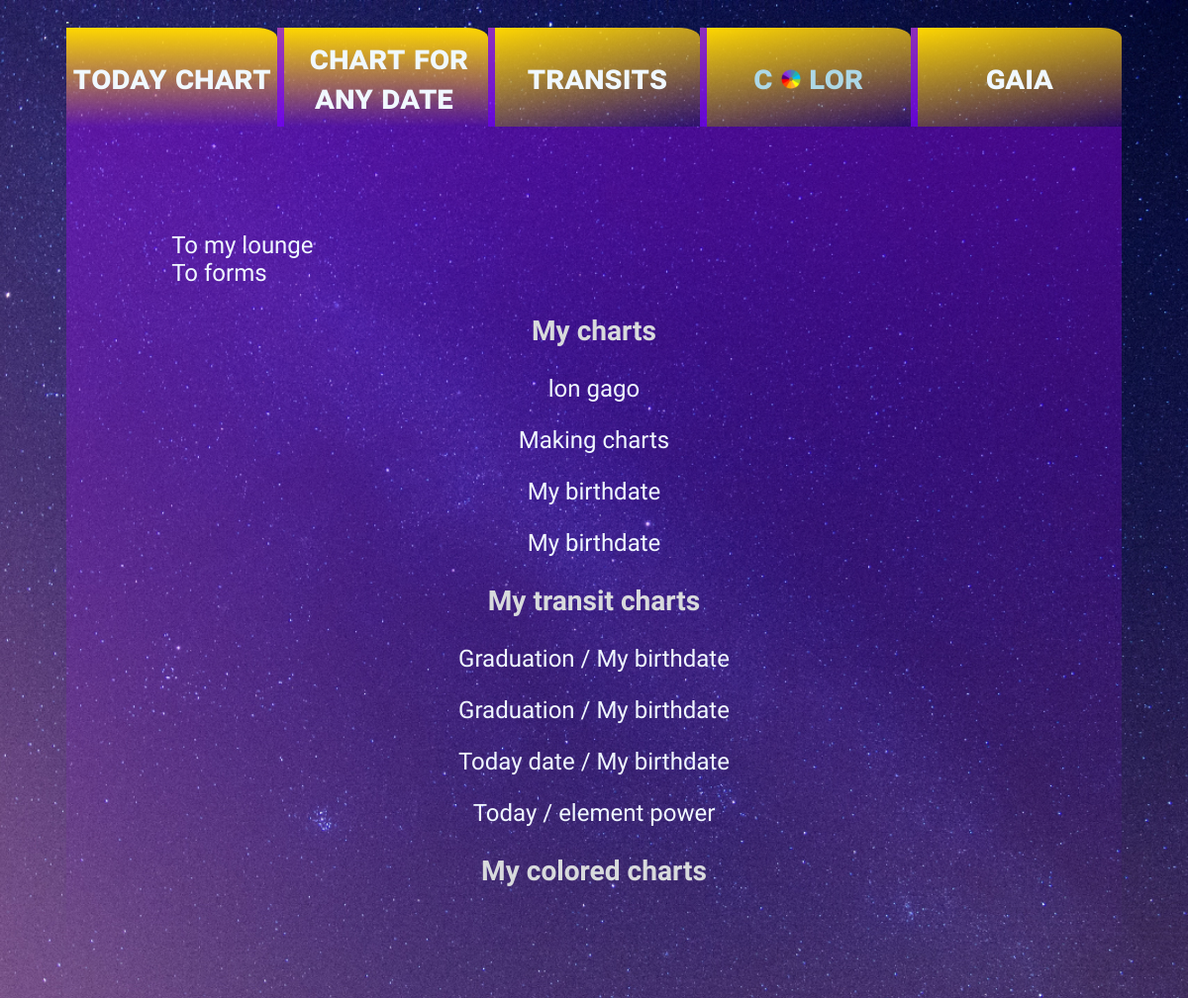
The page /user_chart_lists/ (signed in) on the database as committed earlier.
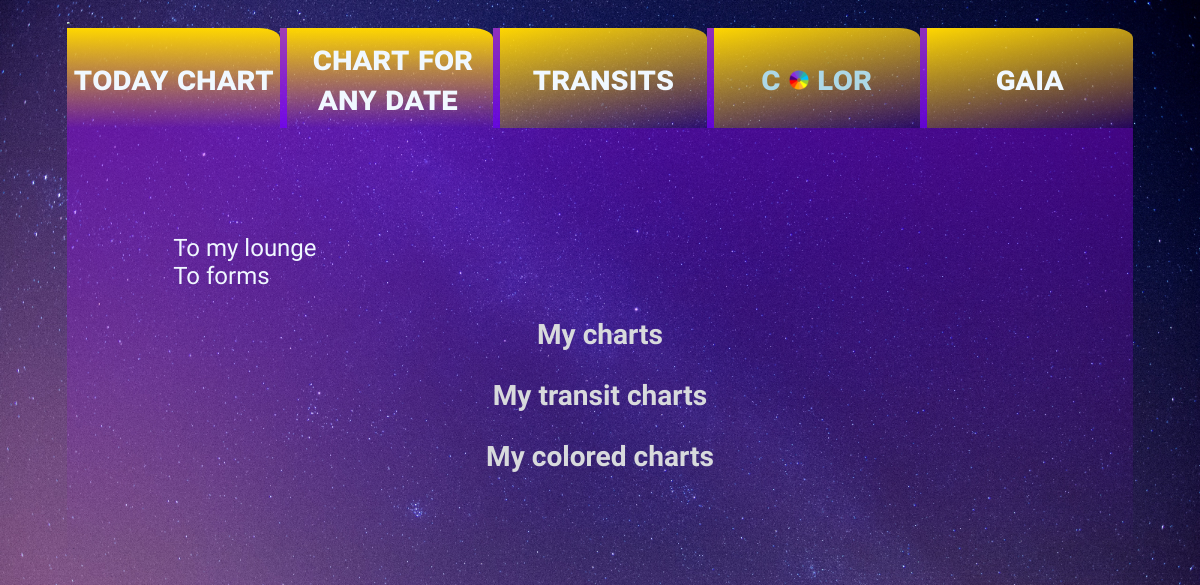
The same page on the database as committed later.
### users/models.py (models this page shows, shortened)
class CustomUser(AbstractUser):
    email = models.EmailField(unique=True)
    description = models.TextField(max_length=600, default='', blank=True)
    birthdate = models.DateTimeField(default=timezone.now)

### astroplan/models.py (models this page shows, shortened)
class FullChart(models.Model):  # model for ul chart model
    objects = None
    chart_name = models.CharField(default='Today')
    chart_date = models.DateTimeField(default=timezone.now)
    city = models.CharField(default='Ufa')
    country = models.CharField(default='Russia')
    chart_mode = models.IntegerField(choices=MODE_CHOICES, default='Sidereal')
    house_system = models.CharField(choices=HOUSE_SYSTEM_CHOICES, default='Without houses')
    drawer = models.ForeignKey(get_user_model(), on_delete=models.CASCADE, default=1)
    Sun_deg = models.CharField(default='5°05')
    Sun_sign = models.CharField(default='Aquarius')
    Moon_deg = models.CharField(default='14°44')
    Moon_sign = models.CharField(default='Taurus')
    Mercury_deg = models.CharField(default='18°04')
    Mercury_sign = models.CharField(default='Aquarius')
    Venus_deg = models.CharField(default='12°05')
    Venus_sign = models.CharField(default='Aquarius')
    Mars_deg = models.CharField(default='15°21')
    Mars_sign =  models.CharField(default='Scorpio')
    Jupiter_deg = models.CharField(default='5°37')
    Jupiter_sign = models.CharField(default='Aquarius')
    Saturn_deg = models.CharField(default='15°18')
    Saturn_sign = models.CharField(default='Scorpio')
    Uranus_deg = models.CharField(default='28°05')
    Uranus_sign = models.CharField(default='Scorpio')
    Neptune_deg = models.CharField(default='11°60')
    Neptune_sign = models.CharField(default='Sagittarius')
    Pluto_deg = models.CharField(default='13°40')
    Pluto_sign = models.CharField(default='Libra')
    first_house = models.CharField(default='Ascendant')
    asc_deg = models.CharField(default='0°')
    asc_sign = models.CharField(default='Aries')
    second_house = models.CharField(default='What you have with & in you')
    resource_deg = models.CharField(default='30°')
    resource_sign = models.CharField(default='Taurus')
    third_house = models.CharField(default='Mentality')
    mental_deg = models.CharField(default='60°')
    mental_sign = models.CharField(default='Gemini')
    forth_house = models.CharField(default='Home')
    home_deg = models.CharField(default='90°')
    home_sign = models.CharField(default='Crab')
    fifth_house = models.CharField(default='Games')
    game_deg = models.CharField(default='120°')
    game_sign = models.CharField(default='Crab')
    sixth_house = models.CharField(default='Work')
    work_deg = models.CharField(default='150°')
    work_sign = models.CharField(default='Virgo')
    seventh_house = models.CharField(default='Relationship')
    rel_deg = models.CharField(default='180°')
    rel_sign = models.CharField(default='Libra')
    eighth_house = models.CharField(default='Magic')
    magic_deg = models.CharField(default='210°')
    magic_sign = models.CharField(default='Scorpio')
    nineth_house = models.CharField(default='Esoteric knowledge')
    esoteric_deg = models.CharField(default='230°')
    esoteric_sign = models.CharField(default='Sagittarius')
    tenth_house = models.CharField(default='Status')
    status_deg = models.CharField(default='260°')
    status_sign = models.CharField(default='Capricorn')
    eleventh_house = models.CharField(default='Interests')
    interests_deg = models.CharField(default='290°')
    interests_sign = models.CharField(default='Aquarius')
    twelfth_house = models.CharField(default='Benefits')
    benefits_deg = models.CharField(default='330°')
    benefits_sign = models.CharField(default='Pisces')
    chart_image = models.ImageField(upload_to='chart_plots/')

class TransitFullChart(models.Model):  # model for ul transit chart model
    objects = None
    event_name = models.CharField(default='My birthdate')
    event_date = models.DateTimeField(default=timezone.now)
    event_city = models.CharField(default='Ufa')
    event_country = models.CharField(default='Russia')
    ev_chart_mode = models.IntegerField(choices=MODE_CHOICES, default='Sidereal')
    ev_house_system = models.CharField(choices=HOUSE_SYSTEM_CHOICES, default='Without houses')
    transit_name = models.CharField(default='My enlightenment day')
    transit_date = models.DateTimeField(default=timezone.now)
    transit_city = models.CharField(default='Los-Angeles')
    transit_country = models.CharField(default='USA')
    tr_chart_mode = models.IntegerField(choices=MODE_CHOICES, default='Sidereal')
    tr_house_system = models.CharField(choices=HOUSE_SYSTEM_CHOICES, default='Without houses')
    Sun_deg = models.CharField(default='5°05')
    Sun_sign = models.CharField(default='Aquarius')
    Moon_deg = models.CharField(default='14°44')
    Moon_sign = models.CharField(default='Taurus')
    Mercury_deg = models.CharField(default='18°04')
    Mercury_sign = models.CharField(default='Aquarius')
    Venus_deg = models.CharField(default='12°05')
    Venus_sign = models.CharField(default='Aquarius')
    Mars_deg = models.CharField(default='15°21')
    Mars_sign = models.CharField(default='Scorpio')
    Jupiter_deg = models.CharField(default='5°37')
    Jupiter_sign = models.CharField(default='Aquarius')
    Saturn_deg = models.CharField(default='15°18')
    Saturn_sign = models.CharField(default='Scorpio')
    Uranus_deg = models.CharField(default='28°05')
    Uranus_sign = models.CharField(default='Scorpio')
    Neptune_deg = models.CharField(default='11°60')
    Neptune_sign = models.CharField(default='Sagittarius')
    Pluto_deg = models.CharField(default='13°40')
    Pluto_sign = models.CharField(default='Libra')
    first_house = models.CharField(default='Ascendant')
    asc_deg = models.CharField(default='0°')
    asc_sign = models.CharField(default='Aries')
    second_house = models.CharField(default='What you have with & in you')
    resource_deg = models.CharField(default='30°')
    resource_sign = models.CharField(default='Taurus')
    third_house = models.CharField(default='Mentality')
    mental_deg = models.CharField(default='60°')
    mental_sign = models.CharField(default='Gemini')
    forth_house = models.CharField(default='Home')
    home_deg = models.CharField(default='90°')
    home_sign = models.CharField(default='Crab')
    fifth_house = models.CharField(default='Games')
    game_deg = models.CharField(default='120°')
    game_sign = models.CharField(default='Crab')
    sixth_house = models.CharField(default='Work')
    work_deg = models.CharField(default='150°')
    work_sign = models.CharField(default='Virgo')
    seventh_house = models.CharField(default='Relationship')
    rel_deg = models.CharField(default='180°')
    rel_sign = models.CharField(default='Libra')
    eighth_house = models.CharField(default='Magic')
    magic_deg = models.CharField(default='210°')
    magic_sign = models.CharField(default='Scorpio')
    nineth_house = models.CharField(default='Esoteric knowledge')
    esoteric_deg = models.CharField(default='230°')
    esoteric_sign = models.CharField(default='Sagittarius')
    tenth_house = models.CharField(default='Status')
    status_deg = models.CharField(default='260°')
    status_sign = models.CharField(default='Capricorn')
    eleventh_house = models.CharField(default='Interests')
    interests_deg = models.CharField(default='290°')
    interests_sign = models.CharField(default='Aquarius')
    twelfth_house = models.CharField(default='Benefits')
    benefits_deg = models.CharField(default='330°')
    benefits_sign = models.CharField(default='Pisces')
    tr_Sun_deg = models.CharField(default='5°05')
    tr_Sun_sign = models.CharField(default='Aquarius')
    tr_Moon_deg = models.CharField(default='14°44')
    tr_Moon_sign = models.CharField(default='Taurus')
    tr_Mercury_deg = models.CharField(default='18°04')
    tr_Mercury_sign = models.CharField(default='Aquarius')
    tr_Venus_deg = models.CharField(default='12°05')
    tr_Venus_sign = models.CharField(default='Aquarius')
    tr_Mars_deg = models.CharField(default='15°21')
    tr_Mars_sign = models.CharField(default='Scorpio')
    tr_Jupiter_deg = models.CharField(default='5°37')
    tr_Jupiter_sign = models.CharField(default='Aquarius')
    tr_Saturn_deg = models.CharField(default='15°18')
    tr_Saturn_sign = models.CharField(default='Scorpio')
    tr_Uranus_deg = models.CharField(default='28°05')
    tr_Uranus_sign = models.CharField(default='Scorpio')
    tr_Neptune_deg = models.CharField(default='11°60')
    tr_Neptune_sign = models.CharField(default='Sagittarius')
    tr_Pluto_deg = models.CharField(default='13°40')
    tr_Pluto_sign = models.CharField(default='Libra')
    tr_first_house = models.CharField(default='Ascendant')
    tr_asc_deg = models.CharField(default='0°')
    tr_asc_sign = models.CharField(default='Aries')
    tr_second_house = models.CharField(default='What you have with & in you')
    tr_resource_deg = models.CharField(default='30°')
    tr_resource_sign = models.CharField(default='Taurus')
    tr_third_house = models.CharField(default='Mentality')
    tr_mental_deg = models.CharField(default='60°')
    tr_mental_sign = models.CharField(default='Gemini')
    tr_forth_house = models.CharField(default='Home')
    tr_home_deg = models.CharField(default='90°')
    tr_home_sign = models.CharField(default='Crab')
    tr_fifth_house = models.CharField(default='Games')
    tr_game_deg = models.CharField(default='120°')
    tr_game_sign = models.CharField(default='Crab')
    tr_sixth_house = models.CharField(default='Work')
    tr_work_deg = models.CharField(default='150°')
    tr_work_sign = models.CharField(default='Virgo')
    tr_seventh_house = models.CharField(default='Relationship')
    tr_rel_deg = models.CharField(default='180°')
    tr_rel_sign = models.CharField(default='Libra')
    tr_eighth_house = models.CharField(default='Magic')
    tr_magic_deg = models.CharField(default='210°')
    tr_magic_sign = models.CharField(default='Scorpio')
    tr_nineth_house = models.CharField(default='Esoteric knowledge')
    tr_esoteric_deg = models.CharField(default='230°')
    tr_esoteric_sign = models.CharField(default='Sagittarius')
    tr_tenth_house = models.CharField(default='Status')
    tr_status_deg = models.CharField(default='260°')
    tr_status_sign = models.CharField(default='Capricorn')
    tr_eleventh_house = models.CharField(default='Interests')
    tr_interests_deg = models.CharField(default='290°')
    tr_interests_sign = models.CharField(default='Aquarius')
    tr_twelfth_house = models.CharField(default='Benefits')
    tr_benefits_deg = models.CharField(default='330°')
    tr_benefits_sign = models.CharField(default='Pisces')
    tr_chart_image = models.ImageField(upload_to='chart_plots/')
    drawer = models.ForeignKey(get_user_model(), on_delete=models.CASCADE, default=1)

### astroplan/views.py (the view)
# urls.py: path('user_chart_lists/', views.user_chart_lists, name='user chart lists'),
def user_chart_lists(request):
    my_charts = FullChart.objects.filter(drawer__id=request.user.id)
    my_tr_charts = TransitFullChart.objects.filter(drawer__id=request.user.id)
    my_clr_charts  = OneColorZodiacRingMF.objects.filter(drawer__id=request.user.id)
    return render(request, 'user_chart_lists.html', {'my_charts': my_charts,
                                                     'my_tr_charts': my_tr_charts,
                                                     'my_clr_charts': my_clr_charts})

### astroplan/templates/user_chart_lists.html (shortened to what this page needs)
{% extends "base.html" %}
{% load static %}
{% load crispy_forms_tags %}
{% block navigation %}
<div class="menu-choice" id="today-chart" style="background-image:linear-gradient(gold, rgba(159,0,255, 0.4));">
    <a class="menu-link" href="{% url 'show by date' %}"> Today chart </a>
</div>
<div class="menu-choice" style="background-image:linear-gradient(gold, rgba(159,0,255, 0.4));">
    <a  class="menu-link" href="{% url 'chart for ad' %}" target = '_blank'>Chart for any date</a>
</div>
<div class="menu-choice">
    <a  class="menu-link" href="{% url 'transit form chart' %}" target = '_blank'>Transits</a>
</div>
<div class="menu-choice">
    <div class="menu-choice-dd"> C <img id='clr-chart-icon' src="{% static 'images/z_in_clr.png' %}"> LOR
    </div>
</div>
<div class="menu-choice">
     {% if user.is_authenticated %}
    <div class="menu-choice-dd">
        <a href= "{% url 'user lounge' user.username %}" target = '_blank'> {{ user.username }} </a>
         {% endif %}
</div>
{% endblock %}
{% block content-data %}
<a href="{% url 'user lounge' user.username %}" style="color:aliceblue" class="ul-plot-links"> To my lounge  </a>
<a href="{% url 'ul chart forms' %}" style="color:aliceblue" class="ul-plot-links"> To forms  </a>
<div class="chart-list">
        <h3> My charts </h3>
        {% for chart in my_charts %}
        <p> <a href="/chart/{{ chart.id }}/"  class="chart_link tooltip" style="color: aliceblue" >  {{ chart.chart_name }}
            <span class="tooltiptext"> {{ chart.chart_date }} </span></a> </p>
        {% endfor %}
</div>
<div class="chart-list">
        <h3> My transit charts </h3>
        {% for tr_user_chart in my_tr_charts %}
         <p> <a href="/tr_chart/{{ tr_user_chart.id }}/"  class="chart_link tooltip" style="color: aliceblue" >  {{ tr_user_chart.transit_name }} /
            {{ tr_user_chart.event_name }} </a> </p>
        {% endfor %}
</div>
<div class="chart-list">
        <h3> My colored charts </h3>
</div>
{% endblock %}

### templates/base.html (shortened to what this page needs)
{% load static %}
{% load crispy_forms_tags %}
<!DOCTYPE html>
<html lang="en">
<head>
     <link rel="stylesheet" href="{% static 'styles/layout.css' %}">
     <link rel="stylesheet" href="{% static 'styles/text.css' %}">
    <link rel="stylesheet" href="{% static 'styles/form_style.css' %}" media="all">
    <link rel="stylesheet" href="{% static 'styles/custom_flatpickr_styles.css' %}">
</head>
<body>
    <div class="main-container">
         <div> <img src="/static/images/hat.png" alt="hat" id="hat"> </div>
        <nav class="navigation"> {% block navigation %} {% endblock %}  </nav>
        <div class="content-data">
            {% block content-data %}{% endblock %}
        </div>
        <footer>
        </footer>
    </div>
</body>
</html>

### astroplan/static/styles/layout.css (style rules this page uses)
body { font-family: "Delius", cursive; font-weight: 400; font-style: normal; font-size: 17px; background-image: url("/static/images/starry_sky.jpg"); background-position: center center; background-repeat: no-repeat; background-size: cover; background-origin: border-box; }
.main-container { max-width: 90%; margin: auto; }
a { text-decoration: none; color: aliceblue; }
#hat { width: 100px; height: 130px; zoom: 15%; }
* { box-sizing: border-box; }
.navigation { display: grid; grid-template-columns: repeat(5, 1fr); grid-template-rows: minmax(100px, auto) }
.menu-choice { background-image: linear-gradient(170deg, gold, rgba(159,0,255, 0.2)); text-align: center; font-size: 200%; font-stretch: 100%; font-weight: 600; align-content: center; box-shadow: 10px 10 5px lightblue; border-top-right-radius: 20%; border-top-right-radius: 10%; color: lightblue; font-variant-caps: all-petite-caps; border-left: solid 7px rgba(120,0,255, 0.7); }
#today-chart { border-left: none; }
.menu-choice-dd { position:relative; display: inline-block; }
.menu-link { padding: 5px; }
.content-data { align-content: center; background-image: linear-gradient(180deg, rgba(159,0,255, 0.4), rgba(159,0,255, 0.0)); color: rgb(216,218,220); font-size: x-large; padding: 106px; padding-bottom: 56px; }
.chart-list { text-align: center; }
#clr-chart-icon { zoom: 20%; }
.ul-plot-links { display: block }

### astroplan/static/styles/text.css (style rules this page uses)
* { box-sizing: border-box; }

### astroplan/static/styles/form_style.css (style rules this page uses)
* { box-sizing: border-box; }
a { text-decoration: none; }

Rows that differ between the two databases and show on the page:
removed FullChart: chart_name "lon gago"
removed FullChart: chart_name "Making charts"
removed FullChart: chart_name "My birthdate"
removed FullChart: chart_name "My birthdate"
removed TransitFullChart: transit_name "Graduation", event_name "My birthdate"
removed TransitFullChart: transit_name "Graduation", event_name "My birthdate"
removed TransitFullChart: transit_name "Today date", event_name "My birthdate"
removed TransitFullChart: transit_name "Today", event_name "element power"
